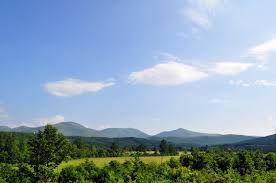
#> input picture clean.jpg, 276 x 183 px; the run also reads 1 picture not shown here
$ python chi_square_attack.py
#> lines starting #> are read from the running program, lines starting #| are printed output that depends on the picture; long printed decimals are rounded
import cv2
import numpy as np
from scipy.stats import chisquare

def chi_test(image_path):
#> called with image_path = 'clean.jpg'
    img = cv2.imread(image_path, 0)
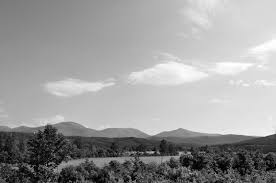
#> img: shape (183, 276); min 0, max 255, mean 155.5
    pixels = img.flatten()
    hist = np.bincount(pixels, minlength=256)
#> hist = 256 values, max 818 at index 217, min 20 at index 254, mean 197.3

    expected = np.ones_like(hist) * np.mean(hist)
#> expected = 256 values from 197.3 to 197.3

    chi, p = chisquare(hist, expected)
#> chi = 29511.9; p = 0
    return chi, p

# Run on both images
chi_clean, p_clean = chi_test("clean.jpg")
#> chi_clean = 29511.9; p_clean = 0
chi_stego, p_stego = chi_test("stego.jpg")
#> chi_stego = 29560.1; p_stego = 0

print("---- Chi-Square Comparison ----")
print("Clean  -> Chi:", chi_clean, " p:", p_clean)
#| Clean  -> Chi: 29511.899  p: 0.0
print("Stego  -> Chi:", chi_stego, " p:", p_stego)
#| Stego  -> Chi: 29560.060  p: 0.0

# Compare instead of absolute decision
if chi_stego > chi_clean:
    print("⚠️ Stego image shows more statistical anomaly")
else:
    print("✅ No strong statistical difference")
